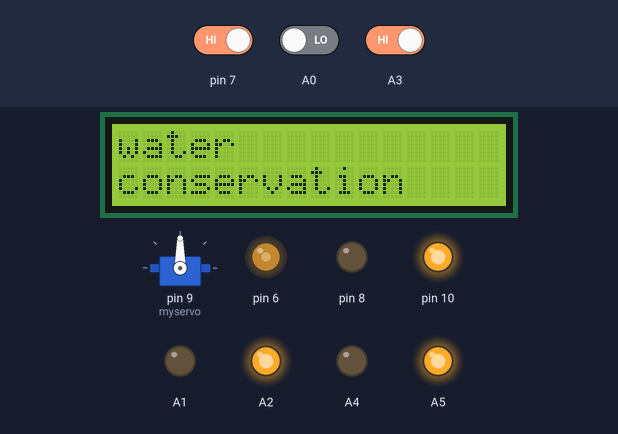
A sketch run on a simulated Arduino Uno, built with avr-gcc and run on an emulated ATmega328P. Shown: 16×2 character LCD, servo, output pins drawn as LEDs (lit = HIGH). The test bench sets the inputs (shaded band); at power-on: pin 7 HIGH, A0 LOW, A3 HIGH. What the sketch prints to the serial monitor is not drawn.

Above: at 1.2 s.
1.3 s: pin 7 driven LOW
At 8.3 s:
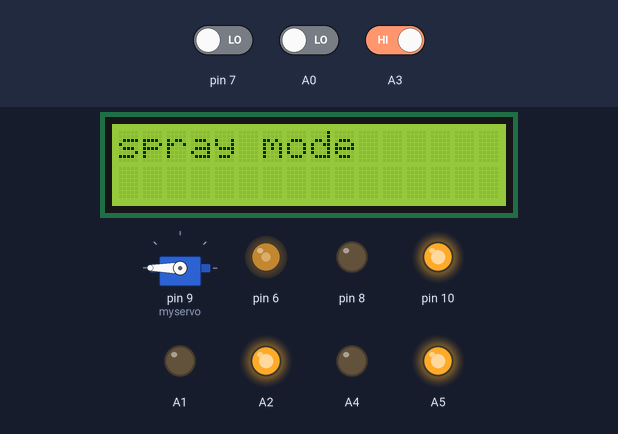
25.2 s: A0 driven HIGH
At 29.3 s:
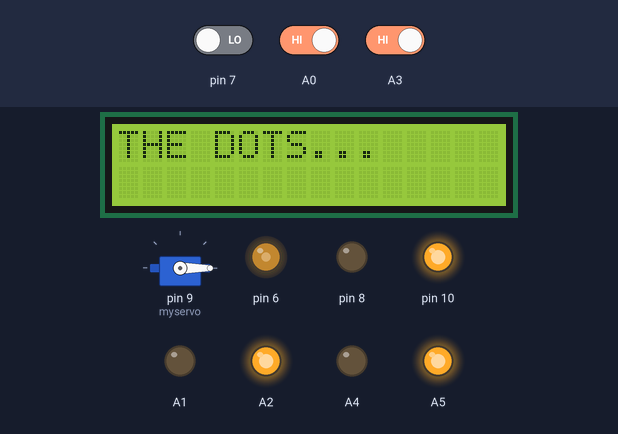
39.2 s: A3 driven LOW
At 50.4 s:
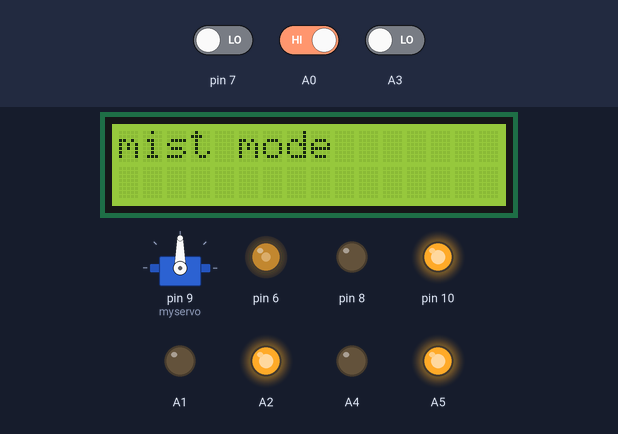
65.1 s: pin 7 driven HIGH
At 66.3 s:
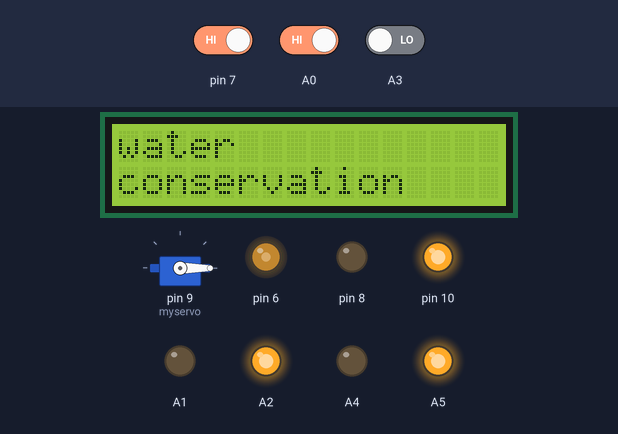
Timing chart, 0 to 68.1 s (numbered marks = the images above; inputs shaded):
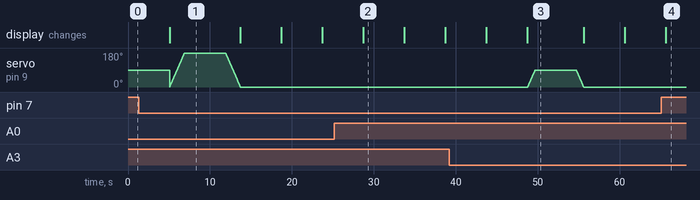

The sketch:

projectexpo.ino
```cpp
#include<LiquidCrystal.h>
#include<Servo.h>
Servo myservo;
int Contrast=120;
int pos=0;
int a=0,c=0;
int b=0,d=0;
LiquidCrystal lcd(12, 11, 5, 4, 3, 2);
void setup() {
    //lcd setup
analogWrite(6,Contrast);
lcd.begin(16, 2);

     //servo begins
myservo.attach(9);
  //left sensor
pinMode(A0,INPUT);
pinMode(A1,OUTPUT);
pinMode(A2,OUTPUT);
digitalWrite(A2,HIGH);
digitalWrite(A1,LOW);

  //right sensor
pinMode(A3,INPUT);
pinMode(A4,OUTPUT);
pinMode(A5,OUTPUT);
digitalWrite(A5,HIGH);
digitalWrite(A4,LOW);

   //down sensor
pinMode(7,INPUT);
pinMode(8,OUTPUT);
pinMode(10,OUTPUT);
digitalWrite(10,HIGH);
digitalWrite(8,LOW);

Serial.begin(9600);
}

void loop() {
 //lcd display
  lcd.setCursor(0,0);
  lcd.print("water");
  lcd.setCursor(0,1);
  lcd.print("conservation");
  delay(5000);
  lcd.clear();


if((digitalRead(A3)==LOW)&&(digitalRead(7)==LOW))
{
 a+=1;
 c=a*41;
Serial.println("c");
 lcd.setCursor(0,0);
lcd.print("mist mode  ");
 while(pos<=90)
  {
    myservo.write(pos);
    delay(10);
    pos+=1;
  }delay(5000);
while(pos>=0)
  {
    myservo.write(pos);
    delay(10);
    pos-=1;
  }

lcd.setCursor(0,1);
lcd.print(c);
lcd.print("ml used");
delay(5000);
lcd.clear();
lcd.setCursor(0,0);
lcd.print("95% conserved!");
  delay(5000);
lcd.clear();
  return 0;

}
else if((digitalRead(A0)==LOW)&&(digitalRead(7)==LOW))
{
b+=1;
d=b*250;

Serial.println(d);
lcd.setCursor(0,0);
lcd.print("spray mode");
while(pos<=180)
{
    myservo.write(pos);
    delay(10);
    pos+=1;
  }delay(5000);
while(pos>=0)
  {
    myservo.write(pos);
    delay(10);
    pos-=1;
  }

lcd.setCursor(0,1);
lcd.print(d);
lcd.print("ml used");
delay(5000);
lcd.setCursor(0,0);
lcd.print("60% conserved");
  delay(5000);
  lcd.clear();
  return 0;
}
else
{
  lcd.print("THE DOTS...");
  delay(5000);
  lcd.clear();
  return;
}
}
```

Measured:
- after the input at 1.3 s, the display: changes after 3.8 s (image 1)
- after the input at 25.2 s, servo on pin 9 (myservo): stays 0° (without the input it goes to 2° after 3.6 s); the display: changes after 3.5 s (image 2)
- after the input at 39.2 s, servo on pin 9 (myservo): rises from 0° to 91° in 5.9 s, then falls to 0° in 0.93 s; the display: first differs from a run without the input after 9.6 s (image 3)
- after the input at 65.1 s, servo on pin 9 (myservo): stays 0° (without the input it goes to 2° after 5.6 s)
- what the display in image 2 shows lasts 5.0 s, from 28.7 s to 33.7 s
